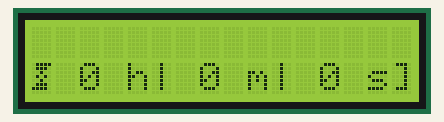
Recording of a sketch running on a simulated Arduino Uno, built with avr-gcc and run on an emulated ATmega328P. Parts: 16×2 character LCD.

Above: at 0.12 s.
At 5.02 s:
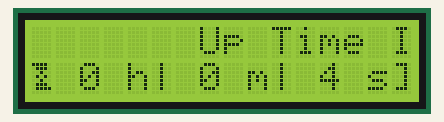
At 9.92 s:
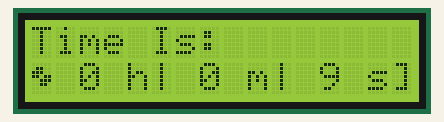
At 20.04 s:
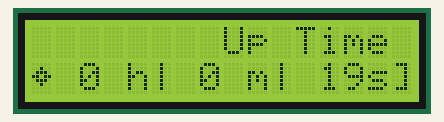
At 29.94 s:
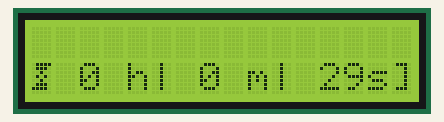
At 39.84 s:
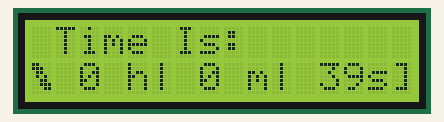

The sketch:

LCD_UpTime.ino
```cpp
/*
Created by: PIX515E
Last Edited: 5/9/2013 6:25 PM CST
A simple Unit Uptime display via LCD.
*/

// include the library code:
#include <LiquidCrystal.h>

// initialize the library with the numbers of the interface pins
LiquidCrystal lcd(12, 11, 5, 4, 3, 2);

unsigned long t = 0;
int s = 0;
int m = 0;
int h = 0;
int i = 0;
int scroll = 0;

byte timer1[8] = {
  B01110,
  B11011,
  B00100,
  B01010,
  B00100,
  B11011,
  B01110,
};

byte timer2[8] = {
  B01111,
  B01110,
  B00100,
  B01010,
  B00100,
  B01110,
  B11110,
};

byte timer3[8] = {
  B00011,
  B00111,
  B00110,
  B01010,
  B01100,
  B11100,
  B11000,
};

byte timer4[8] = {
  B00000,
  B00110,
  B00111,
  B11011,
  B11100,
  B01100,
  B00000,
};

byte timer5[8] = {
  B00000,
  B00100,
  B01110,
  B11011,
  B01110,
  B00100,
  B00000,
};

byte timer6[8] = {
  B00000,
  B01100,
  B11100,
  B11011,
  B00111,
  B00110,
  B00000,
};

byte timer7[8] = {
  B11000,
  B11100,
  B01100,
  B01010,
  B00110,
  B00111,
  B00011,
};

byte timer8[8] = {
  B11110,
  B01110,
  B00100,
  B01010,
  B00100,
  B01110,
  B01111,
};

void timer() {
  t = millis()/1000;
  s = t-(m*60+h*3600);
  m = (t-h*3600)/60;
  h = t/3600;
  i++;
  if (i > 7) {
    i = 0;
  }
  lcd.write(byte(i));
  lcd.print(" ");
  if (h > 9) {
    lcd.print(h);
    lcd.print("h| ");
  }
  else {
    lcd.print(h);
    lcd.print(" h| ");
  }
  if (m > 9) {
    lcd.print(m);
    lcd.print("m| ");
  }
  else {
    lcd.print(m);
    lcd.print(" m| ");
  }
  if (s > 9 ) {
    lcd.print(s);
    lcd.print("s] ");
  }
  else {
    lcd.print(s);
    lcd.print(" s] ");
  }
}

void scroller() {
  for (scroll = 36; scroll > 24; scroll--) {
    lcd.setCursor(-1*scroll, 0);
    lcd.print(" ");
    lcd.print("Up Time Is:");
    lcd.print("                ");
    lcd.setCursor(0, 1);
    timer();
    delay(100);
  }
  for (scroll = 0; scroll < 16; scroll++) {
    lcd.setCursor(scroll, 0);
    lcd.print(" ");
    lcd.print("Up Time Is:");
    lcd.print("                ");
    lcd.setCursor(0, 1);
    timer();
    delay(100);
  }
}


void setup() {
  lcd.createChar(0, timer1);
  lcd.createChar(1, timer2);
  lcd.createChar(2, timer3);
  lcd.createChar(3, timer4);
  lcd.createChar(4, timer5);
  lcd.createChar(5, timer6);
  lcd.createChar(6, timer7);
  lcd.createChar(7, timer8);
  // set up the LCD's number of columns and rows:
  lcd.begin(16, 2);
  // Print a message to the LCD.
}

void loop() {
  // set the cursor to column 0, line 1
  // (note: line 1 is the second row, since counting begins with 0):
  // print the number of seconds since reset:
  scroller();
}
```
